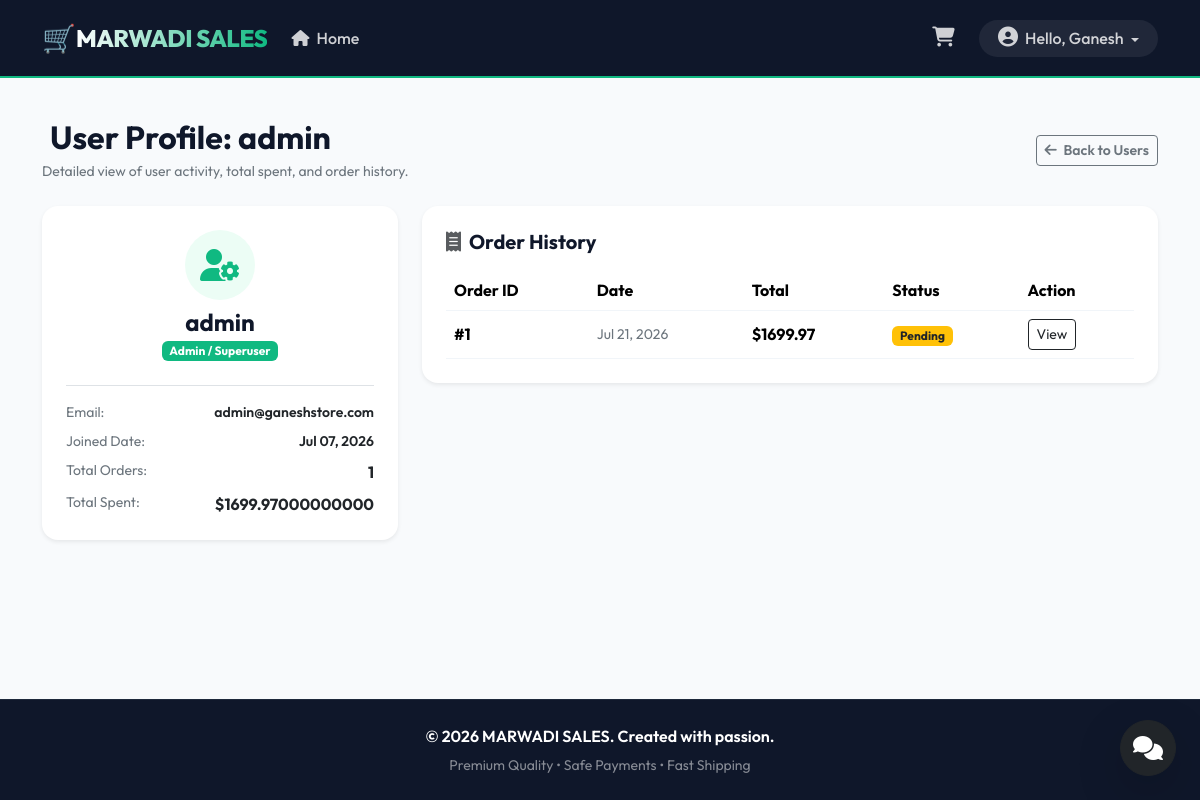
The app's page /staff/users/2/ (signed in) with its own data.
### orders/models.py (models this page shows, shortened)
class Order(models.Model):
    STATUS_CHOICES = (
        ('Pending', 'Pending'),
        ('Paid', 'Paid'),
        ('Shipped', 'Shipped'),
        ('Delivered', 'Delivered'),
        ('Cancelled', 'Cancelled'),
    )
    user = models.ForeignKey(User, on_delete=models.CASCADE, related_name='orders', null=True, blank=True)
    first_name = models.CharField(max_length=50)
    last_name = models.CharField(max_length=50)
    email = models.EmailField()
    address = models.CharField(max_length=250)
    postal_code = models.CharField(max_length=20)
    city = models.CharField(max_length=100)
    created_at = models.DateTimeField(auto_now_add=True)
    updated_at = models.DateTimeField(auto_now=True)
    status = models.CharField(max_length=20, choices=STATUS_CHOICES, default='Pending')
    total_price = models.DecimalField(max_digits=10, decimal_places=2, default=0.00)

### staff/views.py (the view)
# urls.py: path('users/<int:pk>/', views.staff_user_detail, name='user_detail'),
@user_passes_test(is_staff_check, login_url='accounts:login')
def staff_user_detail(request, pk):
    target_user = get_object_or_404(User, pk=pk)
    user_orders = Order.objects.filter(user=target_user).order_by('-created_at')
    total_spent = user_orders.aggregate(Sum('total_price'))['total_price__sum'] or 0.00
    return render(request, 'staff/user_detail.html', {
        'target_user': target_user,
        'user_orders': user_orders,
        'total_spent': total_spent,
    })

### cart/context_processors.py (called while the page is built)
def cart_total_items(request):
    if request.user.is_authenticated:
        try:
            cart = Cart.objects.get(user=request.user)
            return {'cart_total_items': cart.get_total_items()}
        except Cart.DoesNotExist:
            return {'cart_total_items': 0}
    else:
        session_cart = request.session.get('session_cart', {})
        total = sum(session_cart.values())
        return {'cart_total_items': total}

### staff/views.py (called while the page is built)
def is_staff_check(user):
    return user.is_authenticated and (user.is_staff or user.is_superuser)

### staff/templates/staff/user_detail.html (shortened to what this page needs)
{% extends 'base.html' %}
{% block content %}
<div class="d-flex justify-content-between align-items-center mb-4">
    <div>
        <h2 class="fw-bold mb-1">User Profile: {{ target_user.username }}</h2>
        <p class="text-secondary small mb-0">Detailed view of user activity, total spent, and order history.</p>
    </div>
    <a href="{% url 'staff:user_list' %}" class="btn btn-outline-secondary btn-sm fw-semibold">
        <i class="fa-solid fa-arrow-left me-1"></i> Back to Users
    </a>
</div>
<div class="row g-4">
    <div class="col-lg-4">
        <div class="card border-0 shadow-sm rounded-4 p-4 bg-white h-100">
            <div class="text-center mb-4">
                <div class="bg-emerald-light text-emerald rounded-circle d-inline-flex align-items-center justify-content-center p-3 mb-2" style="width:70px; height:70px;">
                    <i class="fa-solid fa-user-gear fs-2"></i>
                </div>
                <h4 class="fw-bold mb-0">{{ target_user.username }}</h4>
                <span class="badge {% if target_user.is_staff %}bg-emerald{% else %}bg-secondary{% endif %} mt-1">
                    {% if target_user.is_superuser %}Admin / Superuser{% elif target_user.is_staff %}Staff Member{% else %}Customer{% endif %}
                </span>
            </div>
            <div class="border-top pt-3">
                <div class="d-flex justify-content-between mb-2">
                    <span class="text-secondary small">Email:</span>
                    <span class="fw-semibold small text-truncate" style="max-width:180px;">{{ target_user.email|default:"No Email" }}</span>
                </div>
                <div class="d-flex justify-content-between mb-2">
                    <span class="text-secondary small">Joined Date:</span>
                    <span class="fw-semibold small">{{ target_user.date_joined|date:"M d, Y" }}</span>
                </div>
                <div class="d-flex justify-content-between mb-2">
                    <span class="text-secondary small">Total Orders:</span>
                    <span class="fw-bold text-dark">{{ user_orders.count }}</span>
                </div>
                <div class="d-flex justify-content-between">
                    <span class="text-secondary small">Total Spent:</span>
                    <span class="fw-bold text-emerald fs-6">${{ total_spent }}</span>
                </div>
            </div>
        </div>
    </div>
    <div class="col-lg-8">
        <div class="card border-0 shadow-sm rounded-4 p-4 bg-white">
            <h5 class="fw-bold mb-3"><i class="fa-solid fa-receipt me-2 text-muted"></i>Order History</h5>
            {% if user_orders %}
                <div class="table-responsive">
                    <table class="table table-hover align-middle mb-0">
                        <thead class="bg-light">
                            <tr>
                                <th>Order ID</th>
                                <th>Date</th>
                                <th>Total</th>
                                <th>Status</th>
                                <th>Action</th>
                            </tr>
                        </thead>
                        <tbody>
                            {% for order in user_orders %}
                                <tr>
                                    <td class="fw-bold">#{{ order.id }}</td>
                                    <td class="small text-secondary">{{ order.created_at|date:"M d, Y" }}</td>
                                    <td class="fw-bold text-emerald">${{ order.total_price }}</td>
                                    <td>
                                        <span class="badge {% if order.status == 'Paid' %}bg-success{% elif order.status == 'Shipped' %}bg-info{% elif order.status == 'Delivered' %}bg-emerald{% elif order.status == 'Cancelled' %}bg-danger{% else %}bg-warning text-dark{% endif %}">
                                            {{ order.status }}
                                        </span>
                                    </td>
                                    <td>
                                        <a href="{% url 'staff:order_detail' order.id %}" class="btn btn-sm btn-outline-dark">View</a>
                                    </td>
                                </tr>
                            {% endfor %}
                        </tbody>
                    </table>
                </div>
            {% else %}
                <div class="text-center py-4 text-secondary">
                    <i class="fa-solid fa-box-open fs-2 mb-2"></i>
                    <p class="mb-0">This user has not placed any orders yet.</p>
                </div>
            {% endif %}
        </div>
    </div>
</div>
{% endblock %}

### templates/base.html (shortened to what this page needs)
{% load static %}
<!DOCTYPE html>
<html lang="en">
<head>
    <link href="https://cdn.jsdelivr.net/npm/bootstrap@5.3.7/dist/css/bootstrap.min.css" rel="stylesheet">
    <link rel="stylesheet" href="https://cdnjs.cloudflare.com/ajax/libs/font-awesome/6.4.0/css/all.min.css">
    <link rel="stylesheet" href="{% static 'css/style.css' %}">
</head>
<body>
<nav class="navbar navbar-expand-lg sticky-top">
    <div class="container">
        <a class="navbar-brand" href="{% url 'products:home' %}">
            <span class="brand-emoji">🛒</span> <span class="brand-text">MARWADI SALES</span>
        </a>
        <div class="collapse navbar-collapse" id="navbarNav">
            <ul class="navbar-nav me-auto">
                <li class="nav-item">
                    <a class="nav-link" href="{% url 'products:home' %}"><i class="fa-solid fa-house me-1"></i> Home</a>
                </li>
            </ul>
            <ul class="navbar-nav ms-auto align-items-center">
                {% if user.is_authenticated %}
                    <li class="nav-item">
                        <a class="nav-link position-relative me-3" href="{% url 'cart:cart_detail' %}">
                            <i class="fa-solid fa-cart-shopping fs-5"></i>
                        </a>
                    </li>
                    <li class="nav-item dropdown">
                        <a class="nav-link dropdown-toggle user-dropdown" href="#" role="button" data-bs-toggle="dropdown" aria-expanded="false">
                            <i class="fa-solid fa-circle-user me-1 fs-5"></i> Hello, {{ user.username }}
                        </a>
                    </li>
                {% endif %}
            </ul>
        </div>
    </div>
</nav>
<main class="container py-4 flex-grow-1">
    {% block content %}
    {% endblock %}
</main>
<footer class="text-white text-center py-4 mt-auto">
    <div class="container">
        <p class="mb-1 fw-semibold">&copy; 2026 MARWADI SALES. Created with passion.</p>
        <small class="text-white-50">Premium Quality • Safe Payments • Fast Shipping</small>
    </div>
</footer>
<div id="rag-chatbot-container" class="position-fixed bottom-0 end-0 m-4 z-3">
    <button id="chatbot-launcher" class="btn btn-dark btn-lg rounded-circle shadow-lg d-flex align-items-center justify-content-center p-0 ms-auto" style="width: 56px; height: 56px;">
        <i class="fa-solid fa-comments fs-4"></i>
    </button>
</div>
</body>
</html>

### static/css/style.css (style rules this page uses)
:root { --primary: #10b981; --primary-hover: #059669; --primary-light: #ecfdf5; --dark: #0f172a; --dark-light: #1e293b; --light-bg: #f8fafc; --body-text: #334155; --heading-text: #0f172a; --card-shadow: 0 10px 15px -3px rgba(0, 0, 0, 0.05), 0 4px 6px -2px rgba(0, 0, 0, 0.02); --hover-shadow: 0 20px 25px -5px rgba(0, 0, 0, 0.1), 0 10px 10px -5px rgba(0, 0, 0, 0.04); }
body { font-family: 'Outfit', sans-serif; background-color: var(--light-bg); color: var(--body-text); min-height: 100vh; display: flex; flex-direction: column; }
h1, h2, h3, h4, h5, h6 { color: var(--heading-text); }
.navbar { background-color: var(--dark) !important; border-bottom: 2px solid var(--primary); padding: 0.8rem 0; }
.navbar-brand { font-size: 1.5rem; display: flex; align-items: center; }
.brand-text { font-weight: 800; letter-spacing: -0.5px; background: linear-gradient(to right, #ffffff, var(--primary)); -webkit-background-clip: text; -webkit-text-fill-color: transparent; }
.brand-emoji { font-size: 1.7rem; }
.navbar-nav .nav-link { color: rgba(255, 255, 255, 0.8) !important; font-weight: 500; padding: 0.5rem 1rem; transition: color 0.2s ease; }
.user-dropdown { background-color: rgba(255, 255, 255, 0.07); border-radius: 30px; padding: 0.4rem 1.2rem !important; }
.user-dropdown:after { vertical-align: 0.15em; }
.bg-emerald { background-color: var(--primary) !important; color: white; }
.bg-emerald-light { background-color: var(--primary-light) !important; color: var(--primary) !important; }
.card { border-radius: 16px; background-color: #ffffff; }
.table { border-color: #f1f5f9; }
footer { background-color: var(--dark); border-top: 1px solid var(--dark-light); }

### records on screen
Order: id "1", created_at "Jul 21, 2026", total_price "1699.97", status "Pending"

### other values on screen
{{ user.username }} "Ganesh"
{{ target_user.username }} "admin"
{{ target_user.email|default:"No Email" }} "admin@ganeshstore.com"
{{ target_user.date_joined|date:"M d, Y" }} "Jul 07, 2026"
{{ user_orders.count }} "1"
{{ total_spent }} "1699.97000000000"
